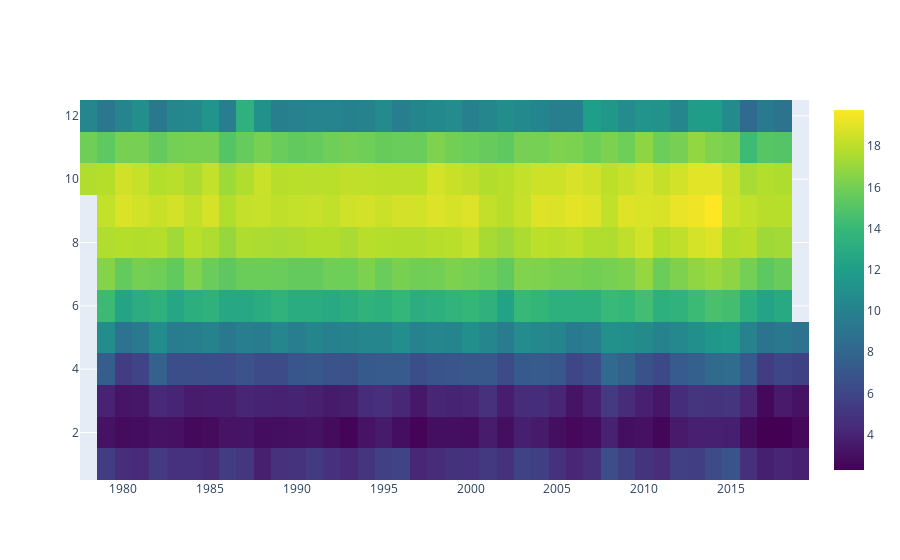

Notebook code for this chart:
### Code cell
# southern Hemisphere
south_heatmap = plotly_heatmap(avg_df, 'south')
south_heatmap.show()

### Figure 1 — Plotly figure (JSON) as saved in the notebook; plotly's stock layout.template omitted (floating-point values rounded to 4 significant figures; data arrays with more than 128 entries replaced by an {"elided": "..."} marker saying what was removed)
{"data": [{"colorscale": [[0, "#440154"], [0.1111, "#482878"], [0.2222, "#3e4989"], [0.3333, "#31688e"], [0.4444, "#26828e"], [0.5556, "#1f9e89"], [0.6667, "#35b779"], [0.7778, "#6ece58"], [0.8889, "#b5de2b"], [1, "#fde725"]], "hovertemplate": "<b>Extent</b>: %{z:.2f}<br><b>Year</b>: %{x}<br><b>Month</b>: %{y}", "name": "<b>South</b>", "type": "heatmap", "x": {"elided": "488 int values"}, "y": {"elided": "488 int values"}, "z": {"elided": "488 float values"}}], "layout": {}}
